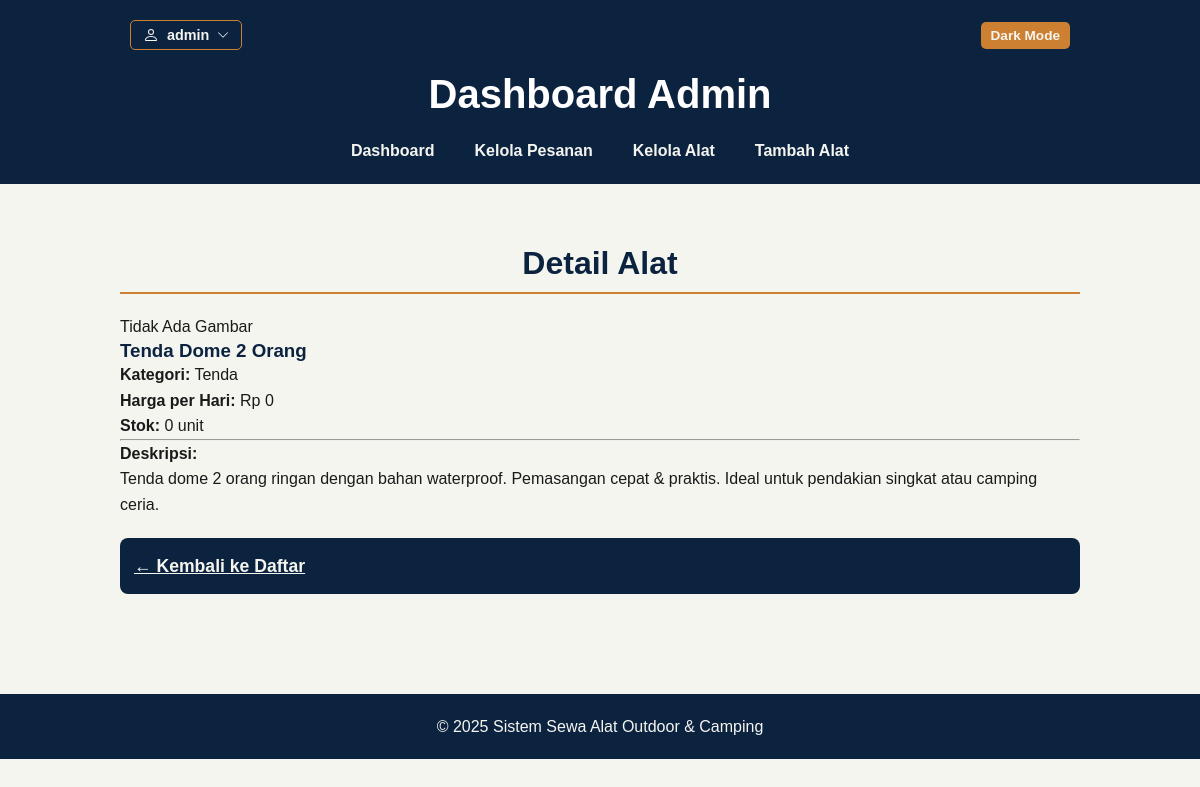
Page /admin/dashboard.php?page=items_detail&id=1 (signed in) on the committed database.
### tables this page shows
CREATE TABLE IF NOT EXISTS items (
  id INT AUTO_INCREMENT PRIMARY KEY,
  title VARCHAR(255) NOT NULL,
  id_kategori INT NULL DEFAULT NULL,
  description TEXT,
  image VARCHAR(255) NULL DEFAULT NULL,
  created_at TIMESTAMP DEFAULT CURRENT_TIMESTAMP,
  updated_at TIMESTAMP DEFAULT CURRENT_TIMESTAMP ON UPDATE CURRENT_TIMESTAMP,
  
  CONSTRAINT fk_items_categories
    FOREIGN KEY (id_kategori)
    REFERENCES categories(id_kategori)
    ON DELETE SET NULL
    ON UPDATE CASCADE
);

CREATE TABLE IF NOT EXISTS categories (
  id_kategori INT AUTO_INCREMENT PRIMARY KEY,
  nama_kategori VARCHAR(100) NOT NULL UNIQUE
);

### admin/items/items_detail.php (the view, shortened to what this page needs)
<?php
$id = $_GET['id'] ?? null;
try {
    $sql = "SELECT items.*, categories.nama_kategori
            FROM items
            LEFT JOIN categories ON items.id_kategori = categories.id_kategori
            WHERE items.id = ?";
    $stmt = $pdo->prepare($sql);
    $stmt->execute([$id]);
    $item = $stmt->fetch();
} catch (PDOException $e) {
    die("Gagal mengambil data item: " . $e->getMessage());
}
?>
<h2 class="section-title">Detail Alat</h2>
<div class="item-detail-container">
    <div class="item-detail-image-container">
        <?php
        $image_path_relative = UPLOAD_DIR . htmlspecialchars($item['image'] ?? '');
        if (!empty($item['image']) && file_exists('../' . $image_path_relative)):
        ?>
            <img src="../<?php echo $image_path_relative; ?>" alt="<?php echo htmlspecialchars($item['title']); ?>" class="item-detail-image">
        <?php else: ?>
            <div class="item-detail-image-placeholder"><span>Tidak Ada Gambar</span></div>
        <?php endif; ?>
    </div>
    <div class="item-detail-info">
        <h3><?php echo htmlspecialchars($item['title']); ?></h3>
        <p><strong>Kategori:</strong> <?php echo htmlspecialchars($item['nama_kategori'] ?? '-'); ?></p>
        <p><strong>Harga per Hari:</strong> Rp <?php echo number_format($item['price_per_day'] ?? 0, 0, ',', '.'); ?></p>
        <p><strong>Stok:</strong> <?php echo $item['stock'] ?? 0; ?> unit</p>
        <hr class="detail-divider">
        <p><strong>Deskripsi:</strong></p>
        <div class="item-description">
            <?php echo nl2br(htmlspecialchars($item['description'] ?: 'Tidak ada deskripsi.')); ?>
        </div>
    </div>
</div>
<a href="dashboard.php?page=items_list" class="btn-submit" style="display:inline-block; margin-top: 20px;">&larr; Kembali ke Daftar</a>

### public/css/style.css (style rules this page uses)
* { margin: 0; padding: 0; box-sizing: border-box; }
html, body { overflow-x: hidden; width: 100%; }
:root { --primary-color: #0C2340; --secondary-color: #CD7F32; --tertiary-color: #5D4037; --light-color: #F5F5F0; --text-color: #1A1A1A; --dm-primary-color: #050A12; --dm-secondary-color: #CD7F32; --dm-light-color: #0C2340; --dm-text-color: #EDE4D9; --dm-card-bg: #1E3A4A; }
body { font-family: sans-serif; line-height: 1.6; background-color: var(--light-color); color: var(--text-color); transition: background-color 0.3s ease, color 0.3s ease; }
h1, h2, h3 { color: var(--primary-color); line-height: 1.2; }
.section-title { font-size: 2em; border-bottom: 2px solid var(--secondary-color); padding-bottom: 10px; margin-bottom: 20px; text-align: center; }
.btn-submit { width: 100%; padding: 14px; background-color: var(--primary-color); color: var(--light-color); border: none; border-radius: 8px; cursor: pointer; font-weight: bold; font-size: 1.1em; transition: background-color 0.3s ease; }

### rows in the picture
items: title "Tenda Dome 2 Orang", id_kategori.nama_kategori "Tenda", description "Tenda dome 2 orang ringan dengan bahan waterproof. Pemasangan cepat & praktis. Ideal untuk pendakian singkat atau camping ceria."

### other values in the picture
$_SESSION['username'] "admin"
$item['price_per_day'] "0"
$item['stock'] "0"
